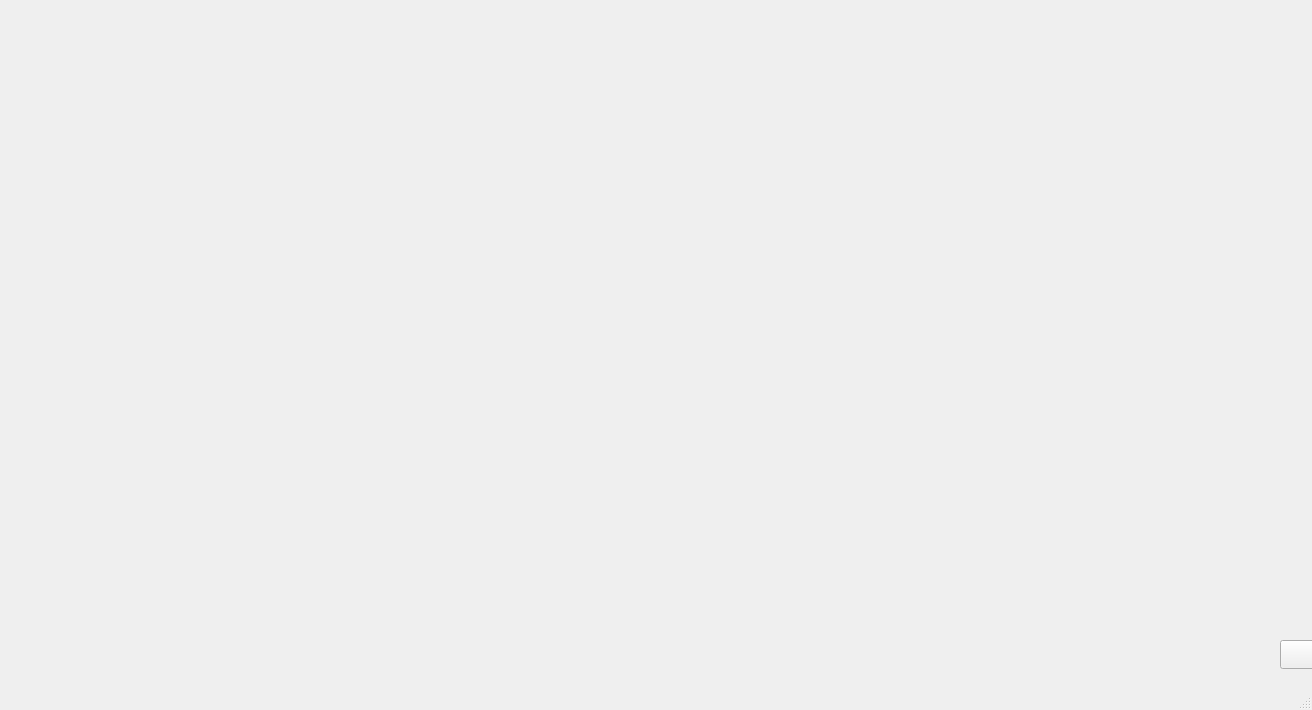
<?xml version="1.0" encoding="UTF-8"?>
<ui version="4.0">
 <class>MainWindow</class>
 <widget class="QMainWindow" name="MainWindow">
  <property name="geometry">
   <rect>
    <x>0</x>
    <y>0</y>
    <width>1312</width>
    <height>710</height>
   </rect>
  </property>
  <property name="windowTitle">
   <string>MainWindow</string>
  </property>
  <widget class="QWidget" name="centralwidget">
   <widget class="QPushButton" name="pushButton">
    <property name="geometry">
     <rect>
      <x>1280</x>
      <y>640</y>
      <width>93</width>
      <height>29</height>
     </rect>
    </property>
    <property name="text">
     <string>test</string>
    </property>
   </widget>
  </widget>
  <widget class="QMenuBar" name="menubar">
   <property name="geometry">
    <rect>
     <x>0</x>
     <y>0</y>
     <width>1312</width>
     <height>26</height>
    </rect>
   </property>
  </widget>
  <widget class="QStatusBar" name="statusbar"/>
 </widget>
 <resources/>
 <connections/>
</ui>
